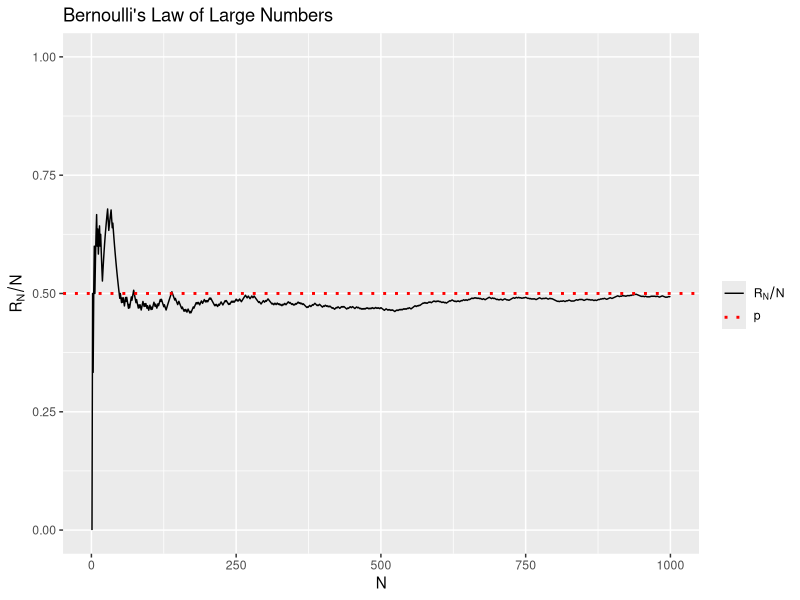

Recreate this plot in R.
### ベルヌーイの大数の法則
### 確率pで起きる事象Aを多数回独立に繰り返すと, 事象Aが
### 起きる回数の占める割合がpに近づいていくことを確認 
## シミュレーターの作成
mysim <- function(n){ # nは実験の総回数
  x <- rbinom(n, 1, p) 
  # n回試行を繰り返し, 事象Aが起きたら1, 起きなかったら0を記録
  R <- cumsum(x) # 各回までに事象Aが起きた総数を計算
  out <- R/(1:n) # 各回までに事象Aが起きた割合を計算
  return(out)
}
## 実験の開始
set.seed(123) # 乱数の初期値の指定
p <- 0.5 # 事象が起きる確率
result <- mysim(1000) # 実験
## 可視化
library(ggplot2) # ggplotを使って描画する
ggplot() + 
  geom_line(aes(x = 1:1000, y = result, color = "1")) +
  geom_hline(aes(yintercept = p, color = "2"), linetype ="dotted",
             linewidth = 1) +
  ylim(c(0,1)) +
  labs(x = "N", y = expression(R[N]/N), 
       title = "Bernoulli's Law of Large Numbers") +
  scale_color_manual(name = "", values = c("black", "red"),
                     labels = c(expression(R[N]/N), expression(p)))
